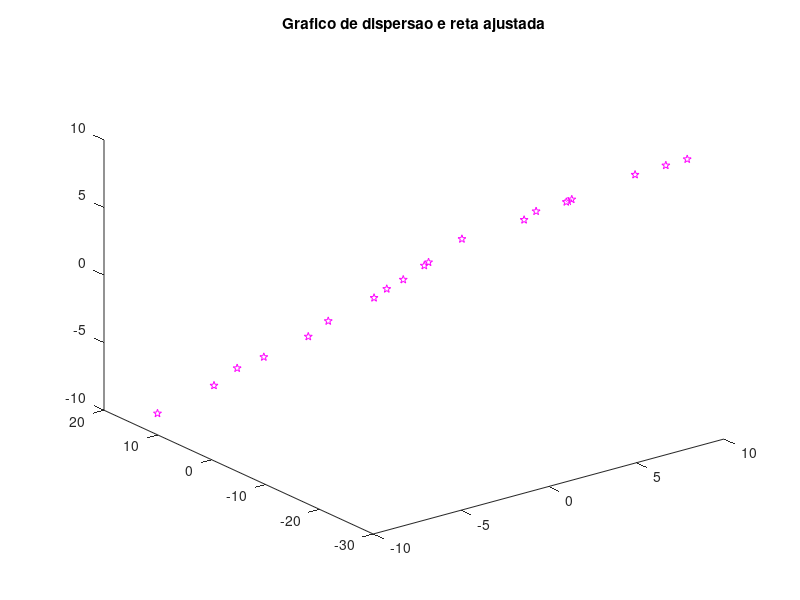

Write the MATLAB code that produced this figure. (Note: this script raises an error after producing the figure.)
clear
clc

x1 = [-8.70 -6.85 -6.73 -5.64 -4.02 -3.98 -2.55 -2.41 -2.00 -1.70 -1.70 -1.35 1.94 2.06 3.65 3.75 3.84 6.63 8.27 9.45];
x2 = [-9.65 -7.42 -5.46 -4.76 -3.27 -1.48 0.44 1.40 2.26 3.73 4.12 6.65 7.06 7.99 8.20 8.21 8.39 9.73 9.91 9.98];
y = [14.30 9.83 5.92 4.52 1.54 -2.04 -5.89 -7.79 -9.52 -12.45 -13.24 -18.30 -19.13 -20.97 -21.40 -21.41 -21.79 -24.46 -24.83 -24.96];

x = [x1' x2'];

#grafico de dispersao
plot3(x1, y, x2, '*pm');
title('Grafico de dispersao e reta ajustada')
hold on

n = size(x, 1);
v = 2;
p = v+1;
ii = 1;

[b, r2, s2, AICc, Info]  = regressao_linear_en (n, v, 4, ii, x, y')

xp1 = linspace(x1(1), x1(end), 100);
xp2 = linspace(x2(1), x2(end), 100);

yplot = b(1) + b(2)*xp1 + b(3)*xp2;
plot3(xp1, yplot, xp2,  '-g');
